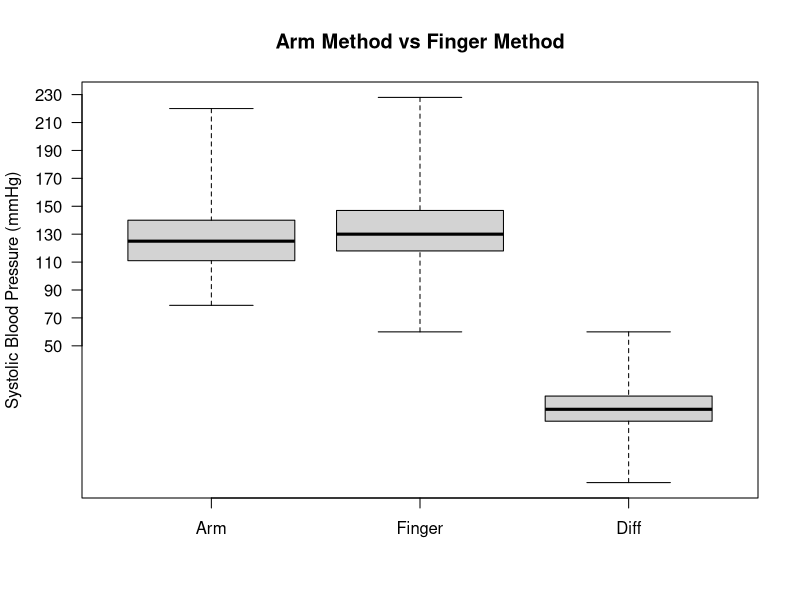
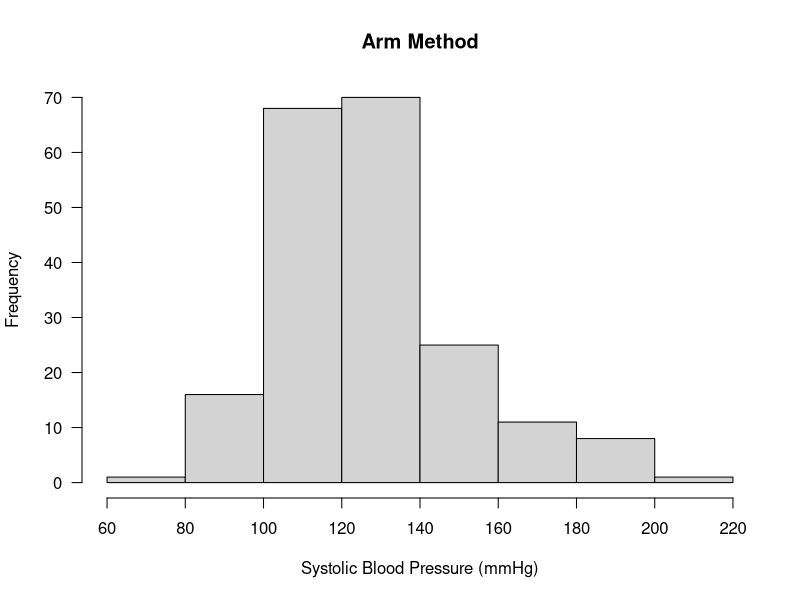
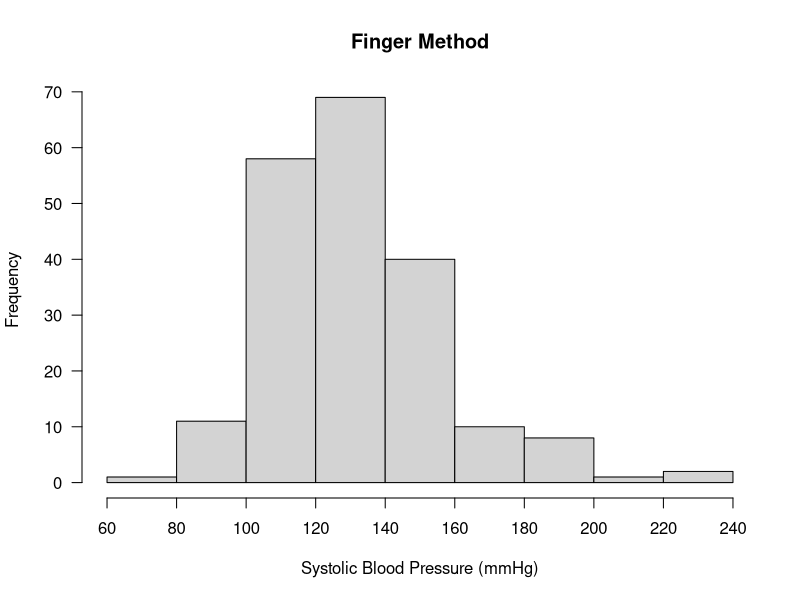
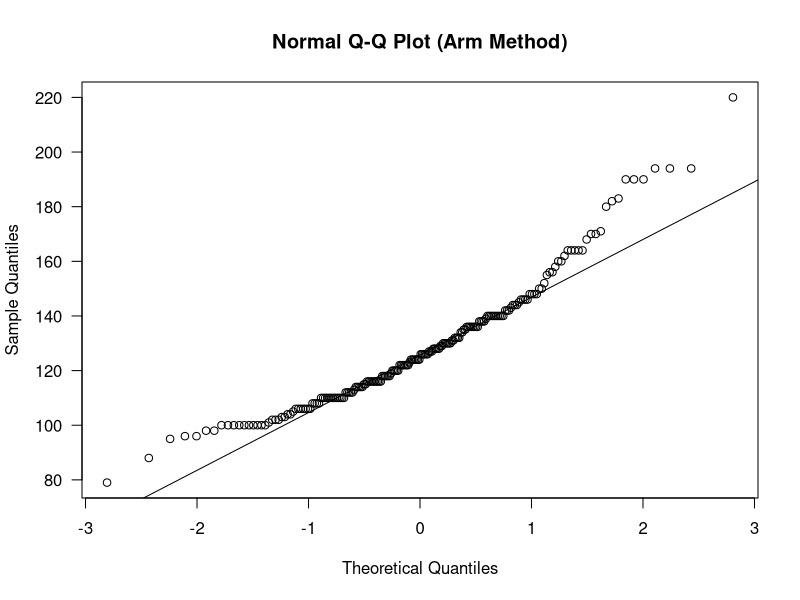
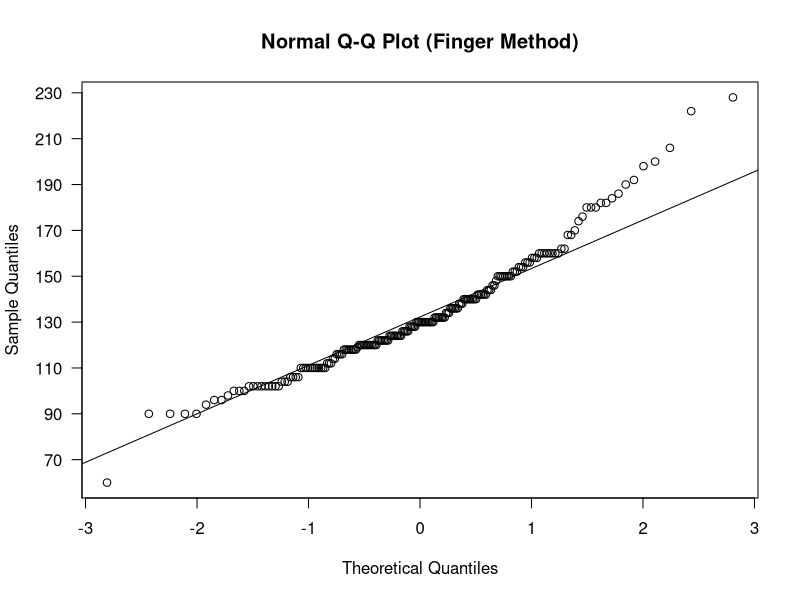
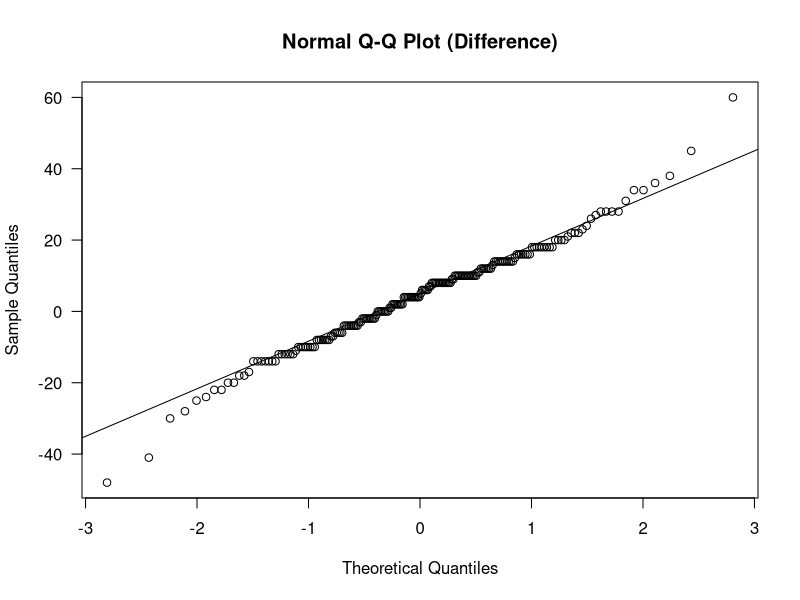

The R script that drew these images, in order:
#Reading the CSV File
data = read.csv("bp.csv")
#Drawing the side by side Box Plot for Arm Method vs Finger Method
boxplot(data, main = "Arm Method vs Finger Method", ylab = "Systolic Blood Pressure (mmHg)", range = 0, yaxt = 'n')
axis(2, at=seq(50,230,20), las = 2)
#5 Point summary of the boxplots in both the cases
boxplot.stats(data[[1]])
boxplot.stats(data[[2]])
#Drawing the Histogram for the Arm Method
hist(data[[1]],xlab = "Systolic Blood Pressure (mmHg)", main = "Arm Method", xaxt = 'n', las = 2)
axis(1, at=seq(60,220,20), las = 1)
#Drawing the Histogram for the Finger Method
hist(data[[2]],xlab = "Systolic Blood Pressure (mmHg)", main = "Finger Method", xaxt = 'n', las = 2)
axis(1, at=seq(60,240,20), las = 1)
#Drawing the QQ Plot for the Arm Method
qqnorm(data[[1]], main = "Normal Q-Q Plot (Arm Method)", xaxt = 'n', las = 2)
axis(1, las = 1)
qqline(data[[1]])
#Drawing the QQ Plot for the Finger Method
qqnorm(data[[2]], main = "Normal Q-Q Plot (Finger Method)", yaxt = 'n')
axis(2, at=seq(50,230,20), las = 2)
qqline(data[[2]])
#Drawing the QQ Plot for the Difference
qqnorm(data[[3]], main = "Normal Q-Q Plot (Difference)", xaxt = 'n', las = 2)
axis(1, las = 1)
qqline(data[[3]])
#Calculating Mean, SD, Median for Arm Method
mean(data[[1]])
sd(data[[1]])
median(data[[1]])
#Calculating Mean, SD, Median for Finger Method
mean(data[[2]])
sd(data[[2]])
median(data[[2]])
#Calculating Mean, Variance, SD, Median for the Difference
mean(data[[3]])
var(data[[3]])
sd(data[[3]])
median(data[[3]])


